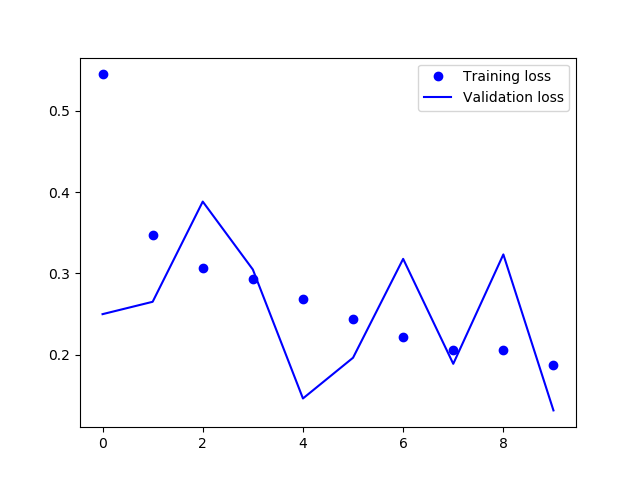
#> input picture BIA4_segmentation/segedclassification/acc_and_loss/0.9125000238418579_batch32op_sgd_loss_3layer_seged.png, 640 x 480 px, given in place of ed.png0.9125000238418579_batch32op_sgd_loss_3layer_seged.png, which was not available
$ python -i data_augmentation.py   (imports and definitions only)
#> lines starting #> are read from the running program, lines starting #| are printed output that depends on the picture; pictures that were not available may be replaced by others from this repository, and a replacement may not be noted
# -*-coding:utf-8-*-
import os

from PIL import Image, ImageChops

#translation
def ImgOfffSet(Img,xoff,yoff):
    width, height = Img.size
    c = ImageChops.offset(Img,xoff,yoff)
    c.paste((0,0,0),(0,0,xoff,height))
    c.paste((0,0,0),(0,0,width,yoff))
    return c
# main function to augment the data
def data_aug(image_pathway):
    for img_name in os.listdir(image_pathway):
        img_path = image_pathway + img_name  # pathway of each image
        img = Image.open(img_path)
#> img is the input picture: PIL image 640x480 RGBA; mean R, G, B, A 250.1, 250.1, 252.5, 255
        out1 = img.rotate(-20)
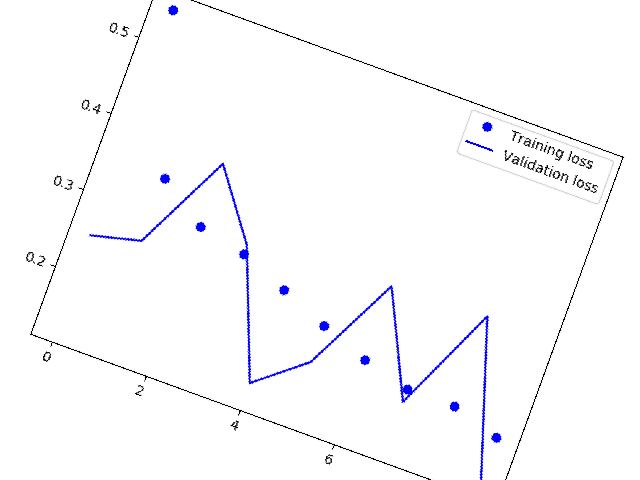
#> out1: PIL image 640x480 RGBA; mean R, G, B, A 216.8, 216.8, 219.2, 221.5; transparent parts drawn white
        out2 = img.rotate(10)
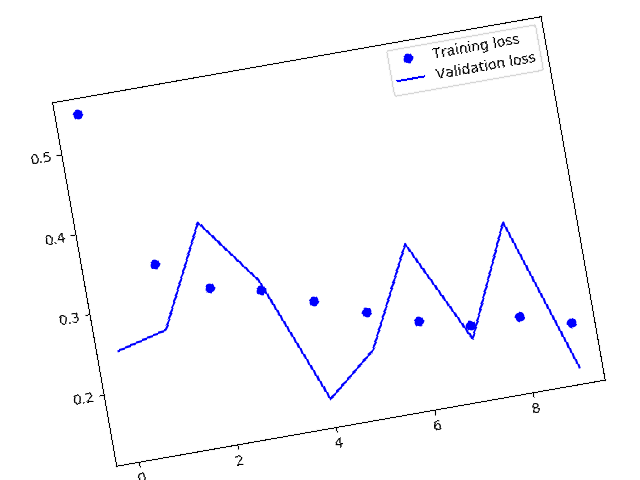
#> out2: PIL image 640x480 RGBA; mean R, G, B, A 230.5, 230.5, 232.9, 235.3; transparent parts drawn white
        out3 = img.rotate(30)
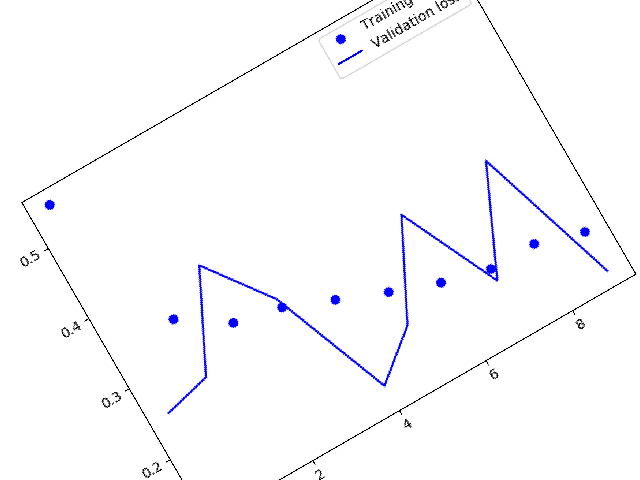
#> out3: PIL image 640x480 RGBA; mean R, G, B, A 207.8, 207.8, 210.2, 212.3; transparent parts drawn white
        out4 = ImgOfffSet(img,20,0)
#> in ImgOfffSet, `c = ImageChops.offset(Img,xoff,yoff)`:
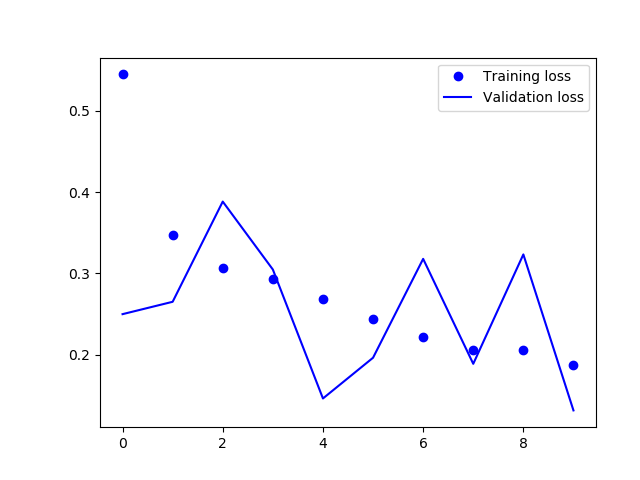
#> c: PIL image 640x480 RGBA; mean R, G, B, A 250.1, 250.1, 252.5, 255
#> in ImgOfffSet, `c.paste((0,0,0),(0,0,xoff,height))`:
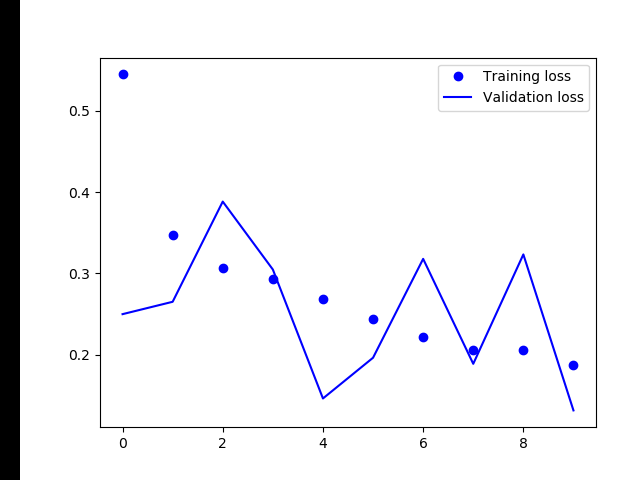
#> c: PIL image 640x480 RGBA; mean R, G, B, A 242.2, 242.2, 244.6, 255
        #rotate -20 degree
        out1.save(image_pathway+str(img_name)+"-ro-20.png")
        #rotate 10 degree
        out2.save(image_pathway+str(img_name)+"-ro10.png")
        #rotate 30 degree
        out3.save(image_pathway+str(img_name)+"-ro30.png")
        #translation of 20
        out4.save(image_pathway+str(img_name)+"-off20.png")
train_tb_image_pathway="/to/your/path/of/BIA4/BIA4_seg/TBtest2/Normal/"
# [1 line not run here, left out]

>>> result = data_aug('acc_and_loss/0.9125000238418579_batch32op_sgd_loss_3layer_seged.png')
